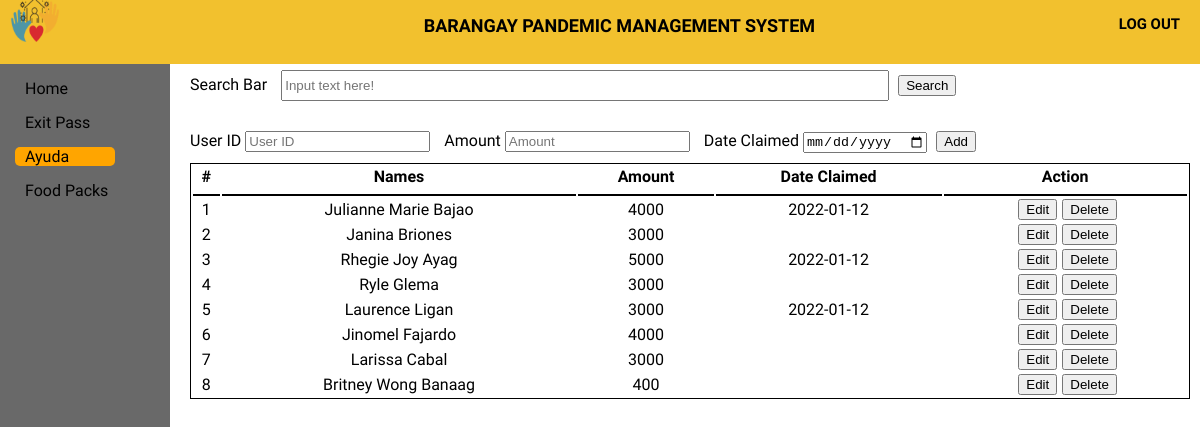
Page /Official/Ayuda/ayuda.php on the committed database.
### tables this page shows
CREATE TABLE `ayuda` (
  `ayudaID` int(11) NOT NULL,
  `userID` int(11) NOT NULL,
  `name2` varchar(50) NOT NULL,
  `amount` int(50) NOT NULL,
  `barangay` varchar(50) NOT NULL,
  `date_toclaim` varchar(50) NOT NULL,
  `date_claimed` varchar(50) NOT NULL
);

### Official/Ayuda/ayuda.php (the view, shortened to what this page needs)
<!DOCTYPE html>
<html>
<head>
	<link rel="stylesheet" type="text/css" href="ayuda.css">
</head>
<body>
	<header>
		<div class="log_out">
			<a href="log_out" class="logout_btn"><h5>LOG OUT</h5></a>
		</div>
		<div class="title">
			<h5>BARANGAY PANDEMIC MANAGEMENT SYSTEM</h5>
		</div>
		<div class="logobox">
			<img src="logo1.png" class="logo">
		</div>
	</header>
	<div class="sidebar">
		<a href="../home page/home.html"><span>Home</span></a>
		<a href="../ExitPass/exitpass.php"><span>Exit Pass</span></a>
		<a href="../Ayuda/Ayuda.php" id="main"><span>Ayuda</span></a>
		<a href="../Food pack/Food pack.php"><span>Food Packs</span></a>
	</div>
	<div class="content">
		<form action="aresult.php" method="get">
		<div class="Cheader">
			<label>Search Bar</label>
			<input type="text" name="search" id="searchbar" placeholder="Input text here!">
			<button type="submit" >Search</button>
		</div>
		</form>
		<form action="addayuda-check.php" method="POST">
		<div class="Add">
			<label>User ID</label>
			<input type="text" name="userID" id="userID" placeholder="User ID">
			<label>Amount</label>
			<input type="text" name="amount" id="Amount" placeholder="Amount">
			<label>Date Claimed</label>
			<input type="Date" name="date_claimed" id="date_claimed">
			<button type="submit" name="add-ayuda" class="submit">Add</button>
		</div>
		</form>
		<table class="table1">
		  <tr>
		  	<th>#</th>
		    <th>Names</th>
		    <th>Amount</th>
		    <th>Date Claimed</th>
		    <th>Action</th>
		  </tr>
		  <tbody>
					<?php
						require '../Connection/db_conn.php';
						$query = $conn->query("SELECT *  FROM `ayuda`;") or die(mysqli_error());
						while($fetch = $query->fetch_array()){
					?>
						<tr>
							<td><?php echo $fetch['ayudaID']?></td>
							<td><?php echo $fetch['name2']?></td>
							<td><?php echo $fetch['amount']?></td>
							<td><?php echo $fetch['date_claimed']?></td>
    						<td><center></a><a href = "edit-ayuda.php?ayudaID=<?php echo $fetch['ayudaID']?>"><i></i><button>Edit</button></a><a onclick = "confirmationDelete(this); return false;" href = "delete-ayuda.php?ayudaID=<?php echo $fetch['ayudaID']?>"><i></i><button> Delete</button></a></center></td>
  </tr>
 					 <?php
						}
					?>
					</tbody>
		</table>
	</div>
</body>
</html>

### Ayuda/ayuda.css (style rules this page uses)
body { margin: 0; padding: 0; font-family: alata; min-height: 100vh; width: 100%; background-color: white; }
header { position: fixed; padding: 0; margin: 0; width: 100%; height: 8%; background: #F2C12E; }
.title { height: 1px; }
.title h5 { margin: 15px; text-align: center; font-size: 18px; margin-left: 10%; }
.log_out { margin-top: -10px; padding: 0; margin-right: 20px; float: right; }
.logout_btn { text-decoration: none; color: black; font-size: 18px; }
.logobox { margin-left: 10px; margin-top: -20px; }
.logo { height: 50px; width: 50px; }
.sidebar { top: 8%; padding: 10px; margin: 0; position: fixed; height: 100%; width: 150px; background-color: dimgray; }
.sidebar a { display: block; margin: 5px; margin-bottom: 15px; padding-left: 10px; text-decoration: none; color: black; box-sizing: border-box; }
.sidebar #main { width: 100px; background-color: orange; border-radius: 5px; }
.content { width: 85%; height: 95%px; position: absolute; margin-top: 5%; margin-left: 15%; }
.Cheader { margin: 10px; margin-bottom: 10px; }
.content button { margin-left: 5px; }
#searchbar { width: 60%; height: 25px; margin-left: 10px; margin-bottom: 20px; }
.Add label { margin-left: 10px; }
.table1 { margin: 10px; width: 98%; border: 1px solid black; }
.table1 th, td { text-align: center; }
.table1 th { border-bottom: 2px solid black; border-width: 10%; padding-bottom: 8px; }

### rows in the picture
ayuda: ayudaID "1", name2 "Julianne Marie Bajao", amount "4000", date_claimed "2022-01-12"
ayuda: ayudaID "2", name2 "Janina Briones", amount "3000"
ayuda: ayudaID "3", name2 "Rhegie Joy Ayag", amount "5000", date_claimed "2022-01-12"
ayuda: ayudaID "4", name2 "Ryle Glema", amount "3000"
ayuda: ayudaID "5", name2 "Laurence Ligan", amount "3000", date_claimed "2022-01-12"
ayuda: ayudaID "6", name2 "Jinomel Fajardo", amount "4000"
ayuda: ayudaID "7", name2 "Larissa Cabal", amount "3000"
ayuda: ayudaID "8", name2 "Britney Wong Banaag", amount "400"
